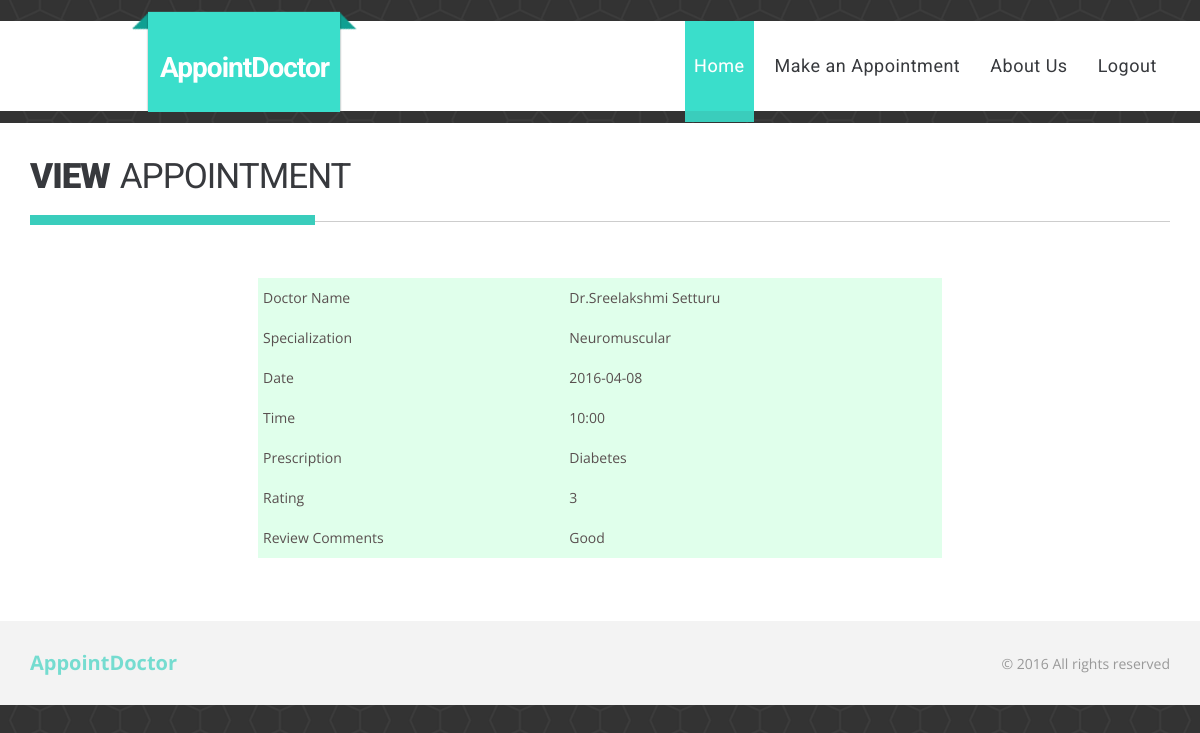
Screenshot of /AppointmentSystem/ViewAppointment.php?appId=1 (signed in) with the database file from the repository.
### tables this page shows
CREATE TABLE `doctor` (
  `email` varchar(50) NOT NULL,
  `doctorid` int(10) NOT NULL,
  `starttime` time(6) NOT NULL,
  `endtime` time(6) NOT NULL,
  `specialization` varchar(50) NOT NULL
);

CREATE TABLE `person` (
  `email` varchar(50) NOT NULL,
  `fname` varchar(50) NOT NULL,
  `lname` varchar(50) NOT NULL,
  `gender` varchar(50) NOT NULL,
  `phonenumber` varchar(10) NOT NULL,
  `dob` date NOT NULL,
  `streetaddress` varchar(200) NOT NULL,
  `city` varchar(20) NOT NULL,
  `state` varchar(20) NOT NULL,
  `pincode` varchar(20) NOT NULL,
  `role` varchar(30) NOT NULL
);

CREATE TABLE `appointment` (
  `appid` int(10) NOT NULL,
  `patientid` int(10) NOT NULL,
  `doctorid` int(10) NOT NULL,
  `date` date NOT NULL,
  `time` time(6) NOT NULL,
  `prescription` varchar(500) NOT NULL
);

CREATE TABLE `doctorreview` (
  `docreviewid` int(10) NOT NULL,
  `appid` int(11) NOT NULL,
  `rating` int(5) NOT NULL,
  `review` text NOT NULL
);

### AppointmentSystem/ViewAppointment.php (the view, shortened to what this page needs)
<?php
$appId = $_REQUEST ["appId"];
$servername = "localhost";
$username = "root";
$password = "";
$database = "doctorappointmentsystem";
$conn = mysqli_connect ( $servername, $username, $password );
mysqli_select_db ( $conn, $database );
mysqli_select_db ( $conn, $database );
$querySpecialization = "select * from appointment where appid=$appId";
$getSpecialization = mysqli_query ( $conn, $querySpecialization );
$g = mysqli_fetch_array ( $getSpecialization );
$date = $g ['date'];
$time = substr ( $g ['time'], 0, 5 );
$prescription = $g ['prescription'];
$doctorId = $g ['doctorid'];
$querySpecialization = "select * from doctor inner join person on doctor.email=person.email where doctorid = '$doctorId'";
$getSpecialization = mysqli_query ( $conn, $querySpecialization );
$g = mysqli_fetch_array ( $getSpecialization );
$drName = "Dr." . $g ['fname'] . " " . $g ['lname'];
$specialization = $g ['specialization'];
$querySpecialization = "select * from doctorreview where appid=$appId";
$getSpecialization = mysqli_query ( $conn, $querySpecialization );
$g = mysqli_fetch_array ( $getSpecialization );
?>
<!DOCTYPE html>
<html>
<head>
<link href="css/bootstrap.css" type="text/css" rel="stylesheet"
	media="all">
<link href="css/style.css" type="text/css" rel="stylesheet" media="all">
</head>
<body>
	<div class="header">
		<div class="container">
			<div class="top-middle">
				<a href="Home.php">
					<h3>AppointDoctor</h3>
				</a>
			</div>
			<div class="top-nav">
				<ul class="nav1">
					<li><a href="Home.php" class="active">Home</a></li>
					<li><a href="MakeAppointment.php">Make an Appointment</a></li>
					<li><a href="about.html">About Us</a></li>
					<li><a href="Logout.php">Logout</a></li>
				</ul>
			</div>
		</div>
	</div>
	<div class="content">
		<div class="container">
			<div class="content-grids">
				<div class="work-title humble-title">
					<h3>
						VIEW<span>APPOINTMENT</span>
					</h3>
				</div>
				<div class="features-info">
					<div class="features-text tg-wrap">
						<table class='tg'
							style="width: 60%; margin-left: 20%; margin-right: 20%">
							<tr>
								<td>Doctor Name</td>
								<td>
									<?php echo $drName;?>
									</td>
							</tr>
							<tr>
								<td>Specialization</td>
								<td>
									<?php echo $specialization;?>
									</td>
							</tr>
							<tr>
								<td>Date</td>
								<td>
									<?php echo $date;?>
									</td>
							</tr>
							<tr>
								<td>Time</td>
								<td>
									<?php echo $time;?>
									</td>
							</tr>
							<tr>
								<td>Prescription</td>
								<td>
									<?php echo $prescription;?>
									</td>
							</tr>
							<tr>
								<td>Rating</td>
								<td>
<?php
if ($g ['rating'] == 0) {
	?>	<input type="radio" class="rating" name="rating"
									<?php if (isset($rating) && $rating=="1") echo "checked";?>
									value="1">1 <input type="radio" class="rating" name="rating"
									<?php if (isset($rating) && $rating=="2") echo "checked";?>
									value="2">2 <input type="radio" class="rating" name="rating"
									<?php if (isset($rating) && $rating=="3") echo "checked";?>
									value="3">3 <input type="radio" class="rating" name="rating"
									<?php if (isset($rating) && $rating=="4") echo "checked";?>
									value="4">4 <input type="radio" class="rating" name="rating"
									<?php if (isset($rating) && $rating=="5") echo "checked";?>
									value="5">5
	<?php
} else {
	echo $g ['rating'];
}
?>
								</td>
							</tr>
							<tr>
								<td>Review Comments</td>
								<td>
							<?php
							if ($g ['rating'] == 0) {
								?>	<input type="text" class="rating" id="review" name="review"
									id="review"></input>
	<?php
							} else {
								echo $g ['review'];
							}
							?>
							</td>
							</tr>
						</table>
					</div>
				</div>
			</div>
		</div>
	</div>
	<div class="footer">
		<div class="container">
			<div class="footer-left">
				<a href="Home.php">AppointDoctor</a>
			</div>
			<div class="footer-right">
				<p>&copy; 2016 All rights reserved</p>
			</div>
			<div class="clearfix"></div>
		</div>
	</div>
</body>
</html>

### AppointmentSystem/css/style.css (style rules this page uses)
.tg { border-collapse: collapse; border-spacing: 0; border-color: #bbb; border: none; width: 100%; }
.tg td { padding: 10px 5px; border-style: solid; border-width: 0px; overflow: hidden; word-break: normal; border-color: #bbb; color: #594F4F; background-color: #E0FFEB; }
body { margin: 0; font-family: 'Open Sans', sans-serif; background: url(../images/banner-bg.png) repeat 0px 0px; background-size: 20%; }
body a { transition: 0.5s all ease; -webkit-transition: 0.5s all ease; -moz-transition: 0.5s all ease; -o-transition: 0.5s all ease; -ms-transition: 0.5s all ease; }
h1, h2, h3, h4, h5, h6 { margin: 0; }
p { margin: 0; }
ul, label { margin: 0; padding: 0; }
.header { background: #fff; padding: 0; margin: 1.5em 0 0.8em; position: relative; }
.top-middle { position: absolute; display: block; top: -12%; left: 11%; }
.top-middle a { padding: 3em 2.5em 2.5em; display: block; background: url(../images/bg2.png) no-repeat 0px 0px; background-size: cover; text-align: center; text-decoration: none; }
.top-middle a h3 { color: #fff; font-size: 2em; font-weight: 700; text-align: center; letter-spacing: -1px; margin: 0; font-family: 'Roboto', sans-serif; }
.top-nav { float: right; }
.top-nav ul { margin: 0; }
.top-nav ul li { list-style-type: none; display: inline-block; margin: 0 0.25em; }
.top-nav ul li a { position: relative; display: inline-block; margin: 0; color: #37393d; text-decoration: none; letter-spacing: 0.5px; font-weight: 400; text-shadow: 0 0 1px rgba(255, 255, 255, 0.3); font-size: 18px; font-family: 'Roboto', sans-serif; padding: 0 .5em; }
.top-nav ul li a:hover, .top-nav ul li a.active { color: #fff; background: rgb(58, 222, 203); padding: 1.8em 0.5em; }
.top-nav ul li a::after { position: absolute; top: 100%; left: 0; width: 100%; height: 1px; background: rgb(58, 205, 188); content: ''; opacity: 0; -webkit-transition: height 0.3s, opacity 0.3s, -webkit-transform 0.3s; -moz-transition: height 0.3s, opacity 0.3s, -moz-transform 0.3s; transition: height 0.3s, opacity 0.3s, transform 0.3s; -webkit-transform: translateY(-10px); -moz-transform: translateY(-10px); transform: translateY(-10px); }
.top-nav ul li a:hover::after, .top-nav ul li a:focus::after, .top-nav ul li a.active::after { height: 11px; opacity: 1; -webkit-transform: translateY(0px); -moz-transform: translateY(0px); transform: translateY(0px); }
.work-title { position: relative; }
.work-title h3 { color: #37393d; font-size: 2.5em; font-weight: 900; margin: 0; padding: 0 0 .7em 0; letter-spacing: -1px; border-bottom: 1px solid #cdcdcd; font-family: 'Roboto', sans-serif; }
.work-title h3::after { position: absolute; bottom: -5%; left: 0%; width: 9%; height: 10px; background: rgb(58, 205, 188); content: ''; opacity: 1; }
.work-title h3 span { font-weight: 400; margin-left: 10px; }
.content { padding: 2.5em 0; background: #fff; }
.content h3::after { width: 25%; }
.work-title.humble-title { margin-bottom: 2em; }
.footer { background: #f3f3f3; padding: 2em 0; }
.footer-left { float: left; }
.footer-left a { display: block; font-size: 20px; font-weight: 700; text-align: center; color: #75DCD0; text-decoration: none; }
.footer-right { float: right; margin-top: 5px; }
.footer-right p { color: #999; font-size: 14px; }
.features-info { padding: 2em 0; }
.container:after { content: "\0020"; display: block; height: 0; clear: both; visibility: hidden; }
.clearfix:before, .clearfix:after, .row:before, .row:after { content: '\0020'; display: block; overflow: hidden; visibility: hidden; width: 0; height: 0; }
.row:after, .clearfix:after { clear: both; }
.row, .clearfix { zoom: 1; }
@media ( max-width :1440px) { .top-nav ul li { margin: 0 0.3em; } }
@media ( max-width :1440px) { .top-middle { left: 10%; } }
@media ( max-width :1366px) { .top-middle { left: 10%; top: -11%; } }
@media ( max-width :1366px) { .top-middle a { padding: 3em 2em 2em; } }
@media ( max-width :1280px) { .top-middle { left: 11%; } }
@media ( max-width :1280px) { .top-middle h3 { font-size: 2.8em; } }

### rows the page displays
doctor: email.lname "Dr.Sreelakshmi Setturu", specialization "Neuromuscular"
appointment: date "2016-04-08", time "10:00", prescription "Diabetes"
doctorreview: rating "3", review "Good"
